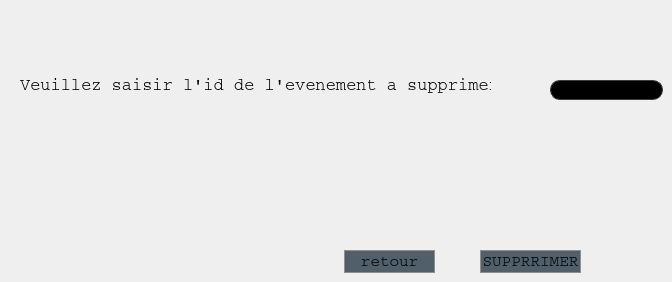
    <widget class="QWidget" name="page_10">
     <widget class="QLabel" name="label_35">
      <property name="geometry">
       <rect>
        <x>20</x>
        <y>40</y>
        <width>471</width>
        <height>91</height>
       </rect>
      </property>
      <property name="font">
       <font>
        <family>Courier</family>
        <pointsize>13</pointsize>
       </font>
      </property>
      <property name="styleSheet">
       <string notr="true">font-family: Courier;
background: transparent;</string>
      </property>
      <property name="text">
       <string>&lt;html&gt;&lt;head/&gt;&lt;body&gt;&lt;p align=&quot;center&quot;&gt;Veuillez saisir l'id de l'evenement a supprimer:&lt;/p&gt;&lt;/body&gt;&lt;/html&gt;</string>
      </property>
     </widget>
     <widget class="QPushButton" name="SUPPRIMER_3">
      <property name="geometry">
       <rect>
        <x>480</x>
        <y>250</y>
        <width>101</width>
        <height>23</height>
       </rect>
      </property>
      <property name="styleSheet">
       <string notr="true">QPushButton {
border: 1px solid #8f8f91;
border-radius: 15px;
background-color: #505F69;
font-family: Courier;
font-size: 16px;
}

QPushButton:hover {
border: 4px solid #8f8f91;
font-weight: bold;
font-size: 18px;
}</string>
      </property>
      <property name="text">
       <string>SUPPRRIMER</string>
      </property>
     </widget>
     <widget class="QPushButton" name="RETOUR1_3">
      <property name="geometry">
       <rect>
        <x>344</x>
        <y>250</y>
        <width>91</width>
        <height>23</height>
       </rect>
      </property>
      <property name="styleSheet">
       <string notr="true">QPushButton {
border: 1px solid #8f8f91;
border-radius: 15px;
background-color: #505F69;
font-family: Courier;
font-size: 16px;
}

QPushButton:hover {
border: 4px solid #8f8f91;
font-weight: bold;
font-size: 18px;
}</string>
      </property>
      <property name="text">
       <string>retour</string>
      </property>
     </widget>
     <widget class="QLineEdit" name="id_supp_3">
      <property name="geometry">
       <rect>
        <x>550</x>
        <y>80</y>
        <width>113</width>
        <height>20</height>
       </rect>
      </property>
      <property name="styleSheet">
       <string notr="true">
    color: rgb(60, 60, 60);
    background-color: rgb(0, 0, 0);
    border: 1px solid rgb(60, 60, 60);
    border-radius: 10px;

</string>
      </property>
     </widget>
    </widget>
